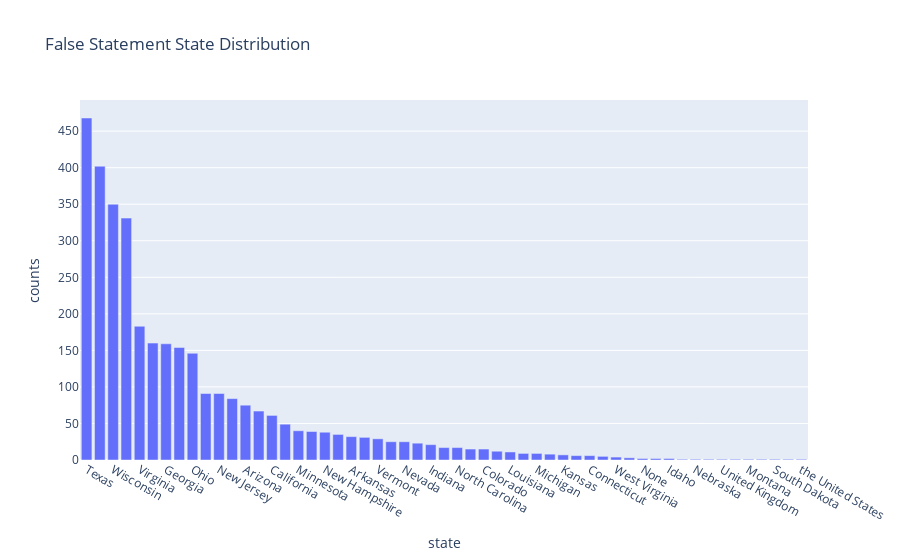

The code cell stored with this chart in its notebook:
### Code cell
state_false_counts = false_ex.state_info.value_counts()
px.bar(state_false_counts, x=state_false_counts.index, y=state_false_counts.values, labels={"index": "state", "y": "counts"}, title="False Statement State Distribution")

### Figure 1 — Plotly figure (JSON) as saved in the notebook; plotly's stock layout.template omitted (floating-point values rounded to 4 significant figures)
{"data": [{"alignmentgroup": "True", "hovertemplate": "state=%{x}<br>counts=%{y}<extra></extra>", "legendgroup": "", "marker": {"color": "#636efa", "pattern": {"shape": ""}}, "name": "", "offsetgroup": "", "orientation": "v", "showlegend": false, "textposition": "auto", "x": ["Texas", "Florida", "Wisconsin", "New York", "Virginia", "Illinois", "Georgia", "Rhode Island", "Ohio", "Oregon", "New Jersey", "Massachusetts", "Arizona", "Washington D.C.", "California", "Pennsylvania", "Minnesota", "Tennessee", "New Hampshire", "Alaska", "Arkansas", "Kentucky", "Vermont", "Delaware", "Nevada", "Maryland", "Indiana", "South Carolina", "North Carolina", "Missouri", "Colorado", "Iowa", "Louisiana", "New Mexico", "Michigan", "Alabama", "Kansas", "Utah", "Connecticut", "Oklahoma", "West Virginia", "Washington", "None", "Mississippi", "Idaho", "Russia", "Nebraska", "China", "United Kingdom", "Qatar", "Montana", "Maine", "South Dakota", "Wyoming", "the United States"], "xaxis": "x", "y": [468, 402, 350, 331, 183, 160, 159, 154, 146, 91, 91, 84, 75, 67, 61, 49, 40, 39, 38, 35, 32, 31, 29, 25, 25, 23, 21, 17, 17, 15, 15, 12, 11, 9, 9, 8, 7, 6, 6, 5, 4, 3, 2, 2, 2, 1, 1, 1, 1, 1, 1, 1, 1, 1, 1], "yaxis": "y", "type": "bar"}], "layout": {"xaxis": {"anchor": "y", "domain": [0, 1], "title": {"text": "state"}}, "yaxis": {"anchor": "x", "domain": [0, 1], "title": {"text": "counts"}}, "legend": {"tracegroupgap": 0}, "title": {"text": "False Statement State Distribution"}, "barmode": "relative"}}
